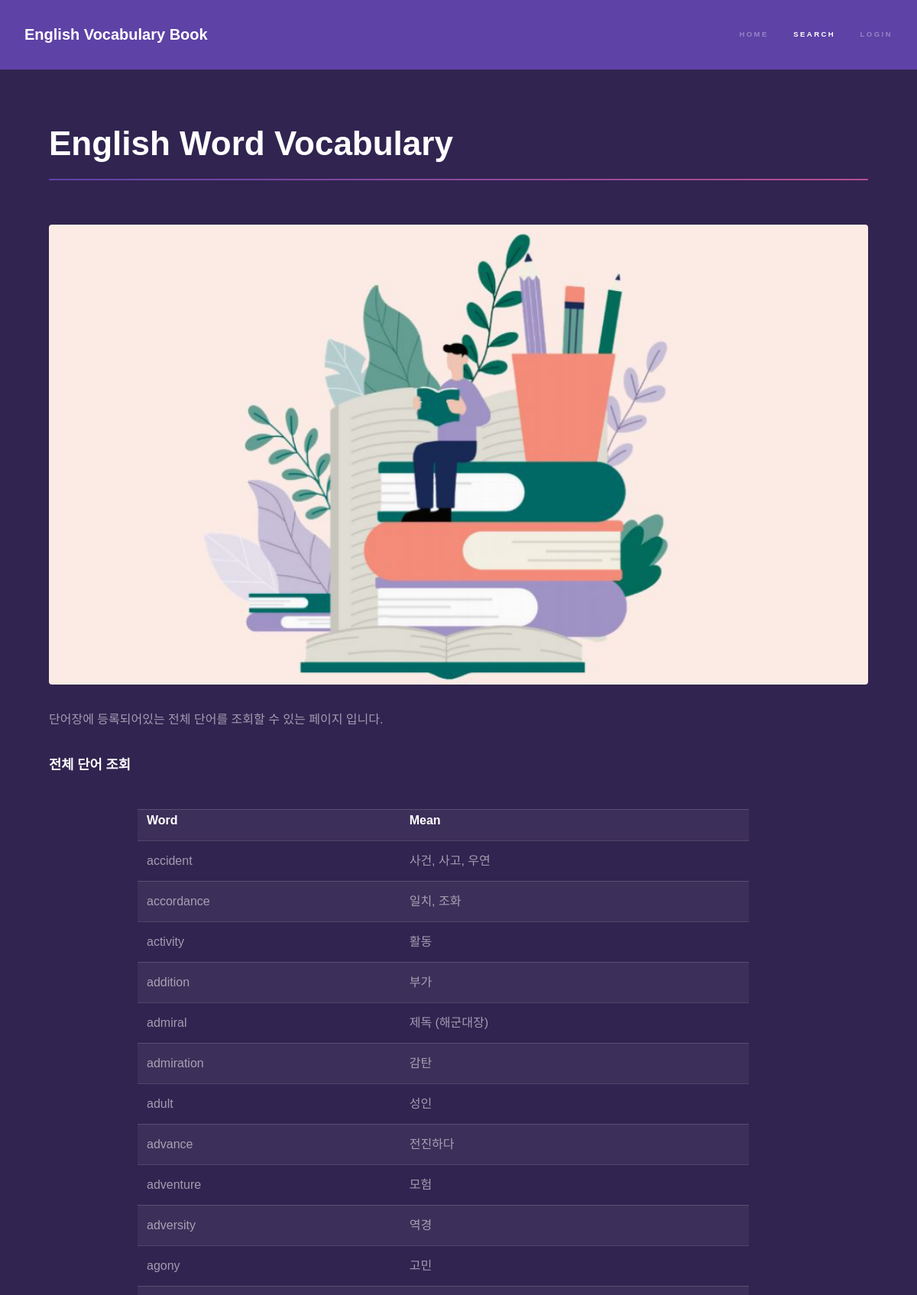
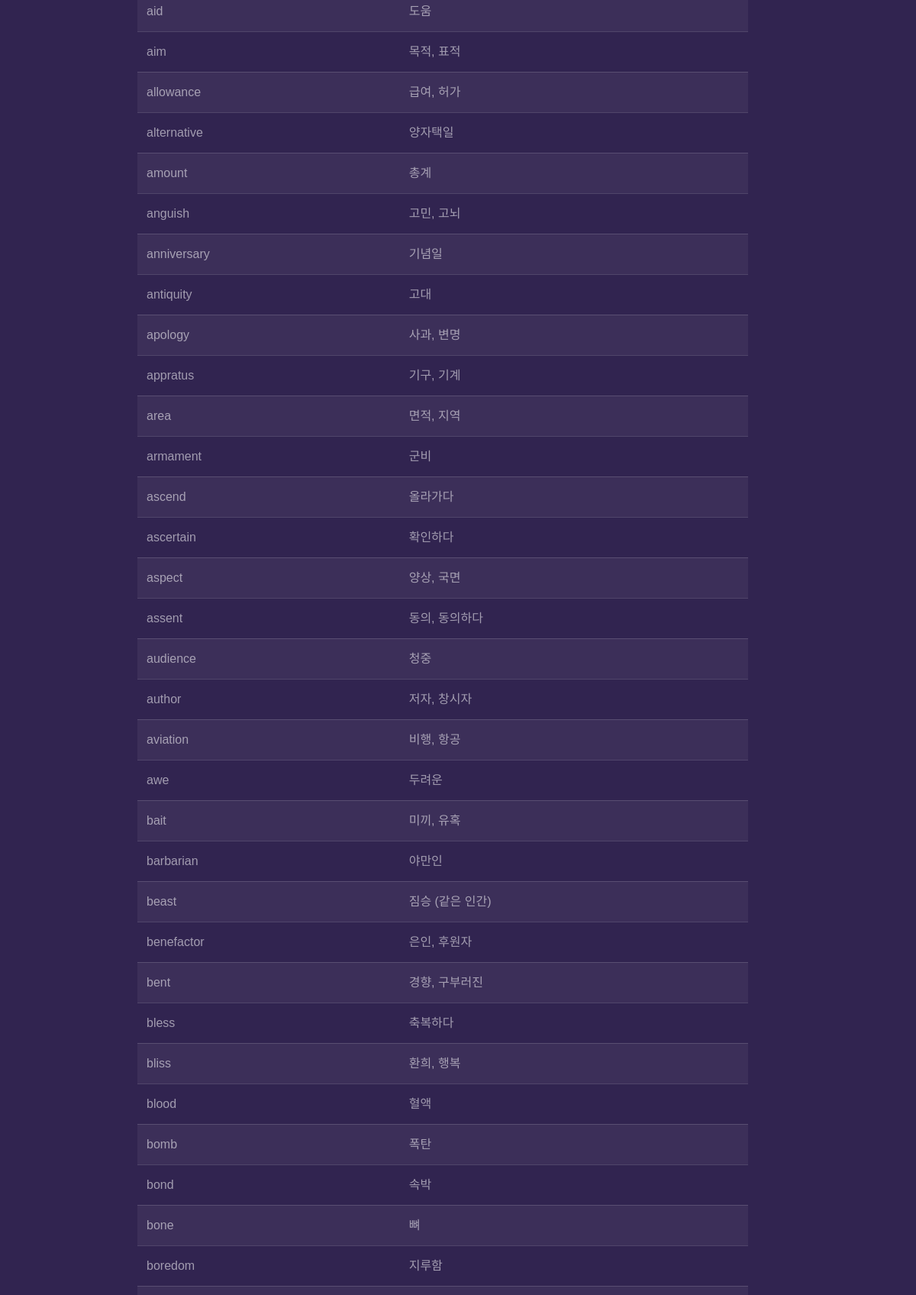
The app's page /wordsearch2.php (upper part) with its own data (2 pictures, top to bottom).
### tables this page shows
CREATE TABLE word (
  Word CHAR(30) NOT NULL PRIMARY KEY,
  Mean CHAR(30) NOT NULL
);

### wordsearch2.php (the view, shortened to what this page needs)
<?php
    $con = mysqli_connect("localhost", "user", "1234", "mydb") or die("MySQL 접속 실패!!");
    $sql = "SELECT * FROM word";
    $ret = mysqli_query($con, $sql);
?>
<!DOCTYPE HTML>
<html>
   <head>
      <link rel="stylesheet" href="assets/css/main.css" />
   </head>
   <body class="is-preload">
         <header id="header">
            <a href="index.html" class="title">English Vocabulary Book</a>
            <nav>
               <ul>
                  <li><a href="index.html">Home</a></li>
						<li><a href="wordsearch.php" class="active">Search</a></li>
						<li><a href="test_Login.php">LOGIN</a></li>
               </ul>
            </nav>
         </header>
         <div id="wrapper">
            <section id="main" class="wrapper">
               <div class="inner">
                  <h1 class="major">English Word Vocabulary</h1>
                  <span class="image fit"><img src="lookupimg.png" alt=""/></span>
                  <p>단어장에 등록되어있는 전체 단어를 조회할 수 있는 페이지 입니다.</p>
                  <div class="search">
                     <label>전체 단어 조회 &nbsp;</label>
                  </div>
               </div>
            </section>
            <div style="position:absolute; left: 180px; width: 800px;">
            <?php
               echo "<TABLE BORDER=1>";
               echo "<TR>";
               echo "<TH>Word</TH><TH>Mean</TH>";
               echo "</TR>";
               while($row = mysqli_fetch_array($ret)) {
                  echo "<TR>";
                  echo "<TD>", $row['Word'], "</TD>";
                  echo "<TD>", $row['Mean'], "</TD>";
                  echo "</TR>";
               }
               echo "</TABLE>";
            ?>
            </div>
         </div>
   </body>
</html>

### records on screen
word: Word "accident", Mean "사건, 사고, 우연"
word: Word "accordance", Mean "일치, 조화"
word: Word "activity", Mean "활동"
word: Word "addition", Mean "부가"
word: Word "admiral", Mean "제독 (해군대장)"
word: Word "admiration", Mean "감탄"
word: Word "adult", Mean "성인"
word: Word "advance", Mean "전진하다"
word: Word "adventure", Mean "모험"
word: Word "adversity", Mean "역경"
word: Word "agony", Mean "고민"
word: Word "aid", Mean "도움"
word: Word "aim", Mean "목적, 표적"
word: Word "allowance", Mean "급여, 허가"
word: Word "alternative", Mean "양자택일"
word: Word "amount", Mean "총계"
word: Word "anguish", Mean "고민, 고뇌"
word: Word "anniversary", Mean "기념일"
word: Word "antiquity", Mean "고대"
word: Word "apology", Mean "사과, 변명"
word: Word "appratus", Mean "기구, 기계"
word: Word "area", Mean "면적, 지역"
word: Word "armament", Mean "군비"
word: Word "ascend", Mean "올라가다"
word: Word "ascertain", Mean "확인하다"
word: Word "aspect", Mean "양상, 국면"
word: Word "assent", Mean "동의, 동의하다"
word: Word "audience", Mean "청중"
word: Word "author", Mean "저자, 창시자"
word: Word "aviation", Mean "비행, 항공"
word: Word "awe", Mean "두려운"
word: Word "bait", Mean "미끼, 유혹"
word: Word "barbarian", Mean "야만인"
word: Word "beast", Mean "짐승 (같은 인간)"
word: Word "benefactor", Mean "은인, 후원자"
word: Word "bent", Mean "경향, 구부러진"
word: Word "bless", Mean "축복하다"
word: Word "bliss", Mean "환희, 행복"
word: Word "blood", Mean "혈액"
word: Word "bomb", Mean "폭탄"
word: Word "bond", Mean "속박"
word: Word "bone", Mean "뼈"
word: Word "boredom", Mean "지루함"
